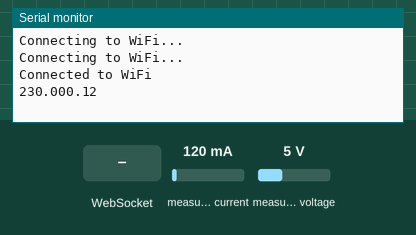
Bench run of a sketch on a simulated ESP8266 (NodeMCU). On the bench: the last lines printed to the serial monitor. The inputs (shaded band) are chosen by the test bench; at power-on: measured current 120 mA, measured voltage 5 V. WiFi joins after 1.5 s; servers stay silent unless stated.

Above: at 3.2 s.
3.3 s: WebSocket text "1" received
8.5 s: measured current set to 40 mA
At 9.2 s:
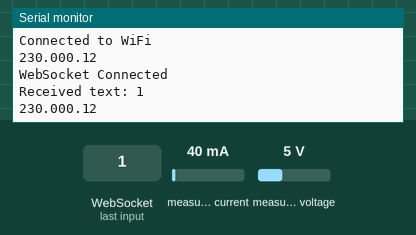
11.3 s: measured voltage set to 0.3 V
At 12.6 s:
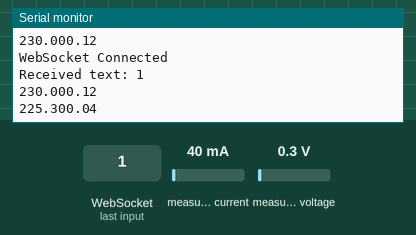
14.1 s: WebSocket text "0" received
16.9 s: measured current set to 500 mA
At 18.4 s:
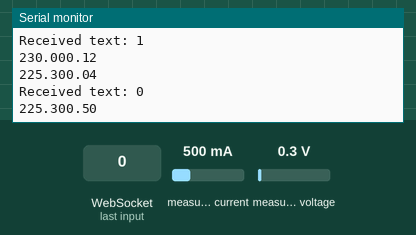
Timing chart, 0 to 19.9 s (numbered marks = the images above; inputs shaded):
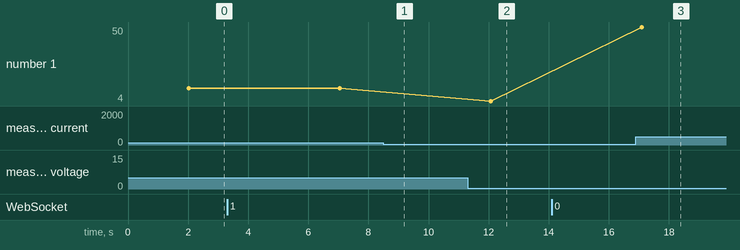

The sketch:

iot-esp8266-client.ino
```cpp
#include <ESP8266WiFi.h>    // load library esp wifi
#include <WebSocketsClient.h> // load library websocket client
#include <PZEM004Tv30.h> // load library sensor pzem

PZEM004Tv30 pzem(4, 5); // Software Serial pin 4 (RX) & 5 (TX)

const char* ssid = "YOUR_WIFI_SSID";  //ssid wifi (have internet)
const char* password = "YOUR_WIFI_PASSWORD"; //password wifi

const char* websocket_server_host = "127.0.0.1";      //  IP atau domain dari server WebSocket dari nodejs
const uint16_t websocket_server_port = 10000;         //  port WebSocket server dari nodejs

WebSocketsClient webSocket;

void setup() {
    Serial.begin(115200); // open serial baud rate 115200
    WiFi.begin(ssid, password); //initialize wifi
    while (WiFi.status() != WL_CONNECTED) {  // load wifi to connect
        delay(1000);
        Serial.println("Connecting to WiFi...");
    }
    Serial.println("Connected to WiFi"); // wifi connected

  // Start WebSocket server
  webSocket.begin(websocket_server_host, websocket_server_port, "/"); // initialize webcosket client

  // Tentukan event handler untuk WebSocket
  webSocket.onEvent(webSocketEvent);
}

void loop() {

    webSocket.loop();

    // Simulate sensor data
    float voltage = pzem.voltage();
    float current = pzem.current();
    //float voltage2 = pzem2.voltage();
    Serial.print(voltage);
    Serial.println(current);
    String jsonData = "{\"sensor_1\":" + String(voltage) + ",\"sensor_2\":" + String(current) + "}";
    // send data json, output {"sensor_1": voltage, "sensor_2": current}

    // Broadcast data to all connected clients
    webSocket.sendTXT(jsonData);
    delay(5000); // Kirim data setiap 2 detik
    // Send data to WebSocket server

}

// Event handler untuk WebSocket
void webSocketEvent(WStype_t type, uint8_t * payload, size_t length) {
  switch (type) {
    case WStype_DISCONNECTED:
      Serial.println("WebSocket Disconnected");
      break;
    case WStype_CONNECTED:
      Serial.println("WebSocket Connected");
      break;
    case WStype_TEXT:
      Serial.printf("Received text: %s\n", payload);
      break;
    case WStype_BIN:
      Serial.printf("Received binary data\n");
      break;
  }
}
```

Measured:
- after the input at 11.3 s, the serial monitor: prints a new line after 0.77 s (image 2)
- after the input at 16.9 s, the serial monitor: prints a new line after 0.19 s (image 3)
- plotted number 1: 4 → 50 after the input at 16.9 s
